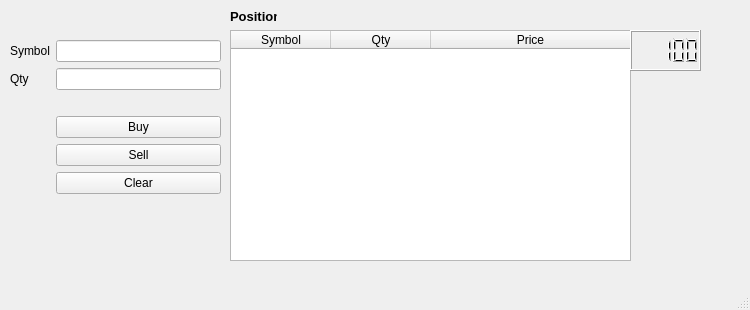
<?xml version="1.0" encoding="UTF-8"?>
<ui version="4.0">
 <class>Dashboard</class>
 <widget class="QMainWindow" name="Dashboard">
  <property name="enabled">
   <bool>true</bool>
  </property>
  <property name="geometry">
   <rect>
    <x>0</x>
    <y>0</y>
    <width>750</width>
    <height>310</height>
   </rect>
  </property>
  <property name="minimumSize">
   <size>
    <width>720</width>
    <height>310</height>
   </size>
  </property>
  <property name="maximumSize">
   <size>
    <width>750</width>
    <height>310</height>
   </size>
  </property>
  <property name="windowTitle">
   <string>MainWindow</string>
  </property>
  <property name="autoFillBackground">
   <bool>false</bool>
  </property>
  <widget class="QWidget" name="centralwidget">
   <widget class="QTableWidget" name="positions_table">
    <property name="geometry">
     <rect>
      <x>230</x>
      <y>30</y>
      <width>401</width>
      <height>231</height>
     </rect>
    </property>
    <attribute name="horizontalHeaderStretchLastSection">
     <bool>true</bool>
    </attribute>
    <attribute name="verticalHeaderShowSortIndicator" stdset="0">
     <bool>false</bool>
    </attribute>
    <column>
     <property name="text">
      <string>Symbol</string>
     </property>
    </column>
    <column>
     <property name="text">
      <string>Qty</string>
     </property>
    </column>
    <column>
     <property name="text">
      <string>Price</string>
     </property>
    </column>
   </widget>
   <widget class="QLCDNumber" name="PL_lcdNumber">
    <property name="geometry">
     <rect>
      <x>630</x>
      <y>30</y>
      <width>71</width>
      <height>41</height>
     </rect>
    </property>
    <property name="font">
     <font>
      <weight>50</weight>
      <bold>false</bold>
      <underline>true</underline>
      <stylestrategy>PreferDefault</stylestrategy>
     </font>
    </property>
    <property name="intValue" stdset="0">
     <number>100</number>
    </property>
   </widget>
   <widget class="QLabel" name="portfolio_label">
    <property name="geometry">
     <rect>
      <x>230</x>
      <y>10</y>
      <width>47</width>
      <height>13</height>
     </rect>
    </property>
    <property name="font">
     <font>
      <pointsize>10</pointsize>
      <weight>75</weight>
      <bold>true</bold>
     </font>
    </property>
    <property name="text">
     <string>Positions</string>
    </property>
   </widget>
   <widget class="QWidget" name="formLayoutWidget">
    <property name="geometry">
     <rect>
      <x>10</x>
      <y>40</y>
      <width>211</width>
      <height>201</height>
     </rect>
    </property>
    <layout class="QFormLayout" name="formLayout">
     <item row="5" column="1">
      <widget class="QLabel" name="error_label">
       <property name="text">
        <string/>
       </property>
      </widget>
     </item>
     <item row="9" column="1">
      <widget class="QPushButton" name="sell_pushButton">
       <property name="text">
        <string>Sell</string>
       </property>
      </widget>
     </item>
     <item row="2" column="0">
      <widget class="QLabel" name="quantity_label">
       <property name="text">
        <string>Qty</string>
       </property>
      </widget>
     </item>
     <item row="1" column="0">
      <widget class="QLabel" name="symbol_label">
       <property name="text">
        <string>Symbol</string>
       </property>
      </widget>
     </item>
     <item row="8" column="1">
      <widget class="QPushButton" name="buy_pushButton">
       <property name="text">
        <string>Buy</string>
       </property>
      </widget>
     </item>
     <item row="2" column="1">
      <widget class="QLineEdit" name="input_quantity"/>
     </item>
     <item row="1" column="1">
      <widget class="QLineEdit" name="input_symbol"/>
     </item>
     <item row="10" column="1">
      <widget class="QPushButton" name="clear_entries_pushButton">
       <property name="text">
        <string>Clear</string>
       </property>
      </widget>
     </item>
    </layout>
   </widget>
  </widget>
  <widget class="QMenuBar" name="menubar">
   <property name="geometry">
    <rect>
     <x>0</x>
     <y>0</y>
     <width>750</width>
     <height>21</height>
    </rect>
   </property>
  </widget>
  <widget class="QStatusBar" name="statusbar"/>
 </widget>
 <resources/>
 <connections/>
</ui>
